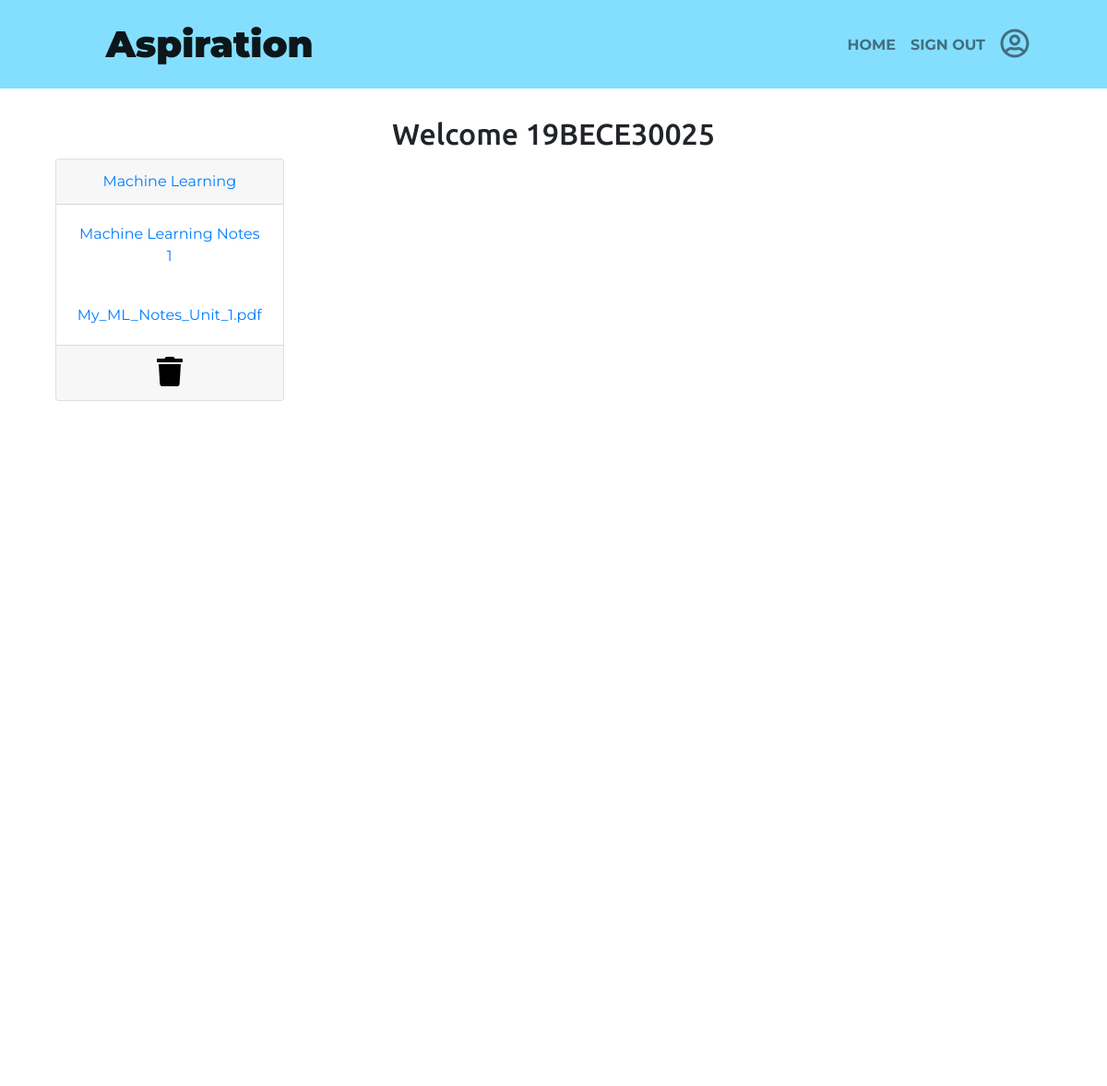
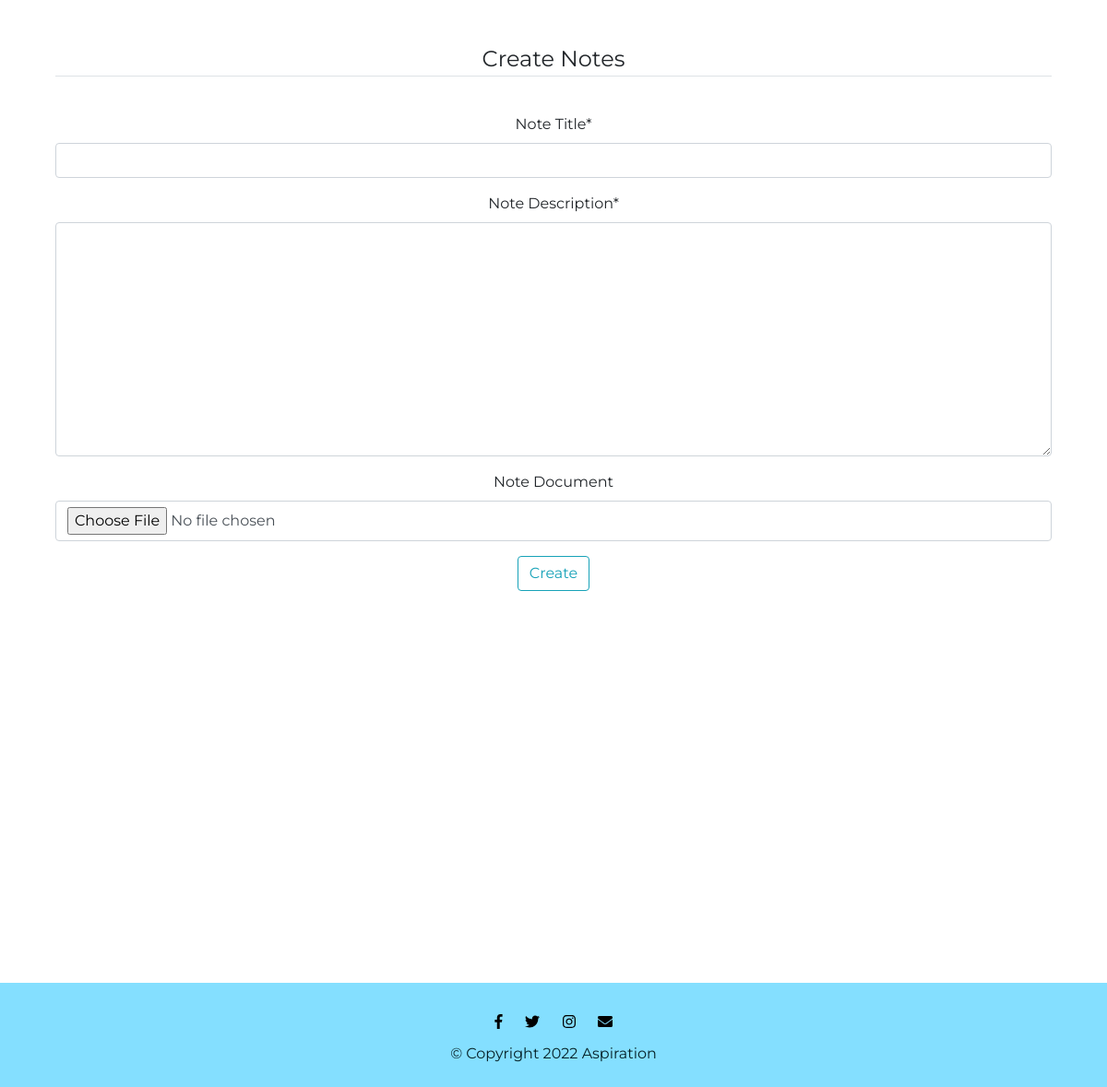
The page /Dashboard/notes/ (signed in) on the database its author committed (2 pictures, top to bottom).
### Dashboard/models.py (models this page shows, shortened)
class Notes(models.Model):
    user = models.ForeignKey(User, on_delete=models.CASCADE)
    Note_Title = models.CharField(max_length=256)
    Note_Description = models.TextField(max_length=4096)
    Note_Document = models.FileField(upload_to='Notes_Documents',blank=True)
    class Meta:
        verbose_name = "Notes"
        verbose_name_plural = "Notes"

### Dashboard/views.py (the view)
# urls.py: path('notes/',views.notes,name='notes'),
def notes(request):
    if request.method == 'POST':
        notesForm = Notes_Form(data=request.POST)
        if notesForm.is_valid():
            notes = Notes(user=request.user,Note_Title=request.POST['Note_Title'],Note_Description=request.POST['Note_Description'],Note_Document=request.POST['Note_Document'])
            notes.save()
        messages.success(request,f"Note Added Successfully By {request.user.username}!!")
    else:
        notesForm = Notes_Form()
    notes = Notes.objects.filter(user=request.user)
    Notes_Dict = {
        "notes" : notes,
        "notesForm" : notesForm,
        "username" : request.user.username,
    }
    return render(request, 'Dashboard/notes.html', context=Notes_Dict)

### Dashboard/forms.py
class Notes_Form(forms.ModelForm):
    class Meta():
        model = Notes
        fields = ('Note_Title','Note_Description','Note_Document')
        widgets = {
            'Note_Document': forms.FileInput(attrs={'class': 'form-control'}),
        }

### templates/Dashboard/notes.html (shortened to what this page needs)
{% extends 'Dashboard/base2.html' %}
{% load static %}
{% load crispy_forms_tags %}
  {% block body_block %}
  <div class="container">
    <h2>Welcome {{username}}</h2>
      <div class="row">
        {% for note in notes %}
          <div class="col-md-3">
              <a href="{% url 'Dashboard:notes_detail' note.id %}">
                  <div class="card">
                      <div class="card-header">{{note.Note_Title}}</div>
                      <div class="card-body">{{note.Note_Description|slice:"0:100"}}</div>
                      <div class="card-body">{{note.Note_Document}}</div>
                      <div class="card-footer mt-auto"><a href="{% url 'Dashboard:delete_notes' note.id %}">
                          <i class="fa fa-trash fa-2x trashfa"></i></a>
                      </div>
                  </div>
              </a>
          </div>
        {% endfor %}
        <br><br>
      </div>
  </div>
  <br><br>
  <div class="container">
      <form method="POST">
          <fieldset class="form-group">
              <legend class="border-bottom mb-4">Create Notes</legend>
          </fieldset>
          <table>
            {{notesForm|crispy}}
          </table>
          <div class="form-group">
              <button href="" class="btn btn-outline-info" type="submit">
                  Create
              </button>
          </div>
      </form>
  </div>
  {% endblock body_block %}

### static/Dashboard/css/user_index_styles.css (style rules this page uses)
html { height: 100%; width: 100%; }
body { font-family: "Montserrat"; text-align: center; max-width: 100%; height: 100%; width: 100%; }
h1, h2, h3, h4, h5, h6 { font-family: "Ubuntu"; }
a { text-decoration: none !important; }
.container { padding: 30px; height:1050px; }
.trashfa { color: black; }

### rows shown on the page
Notes: Note_Title "Machine Learning", Note_Description "Machine Learning Notes 1", Note_Document "My_ML_Notes_Unit_1.pdf"

### other values the page prints
{{ username }} "19BECE30025"
